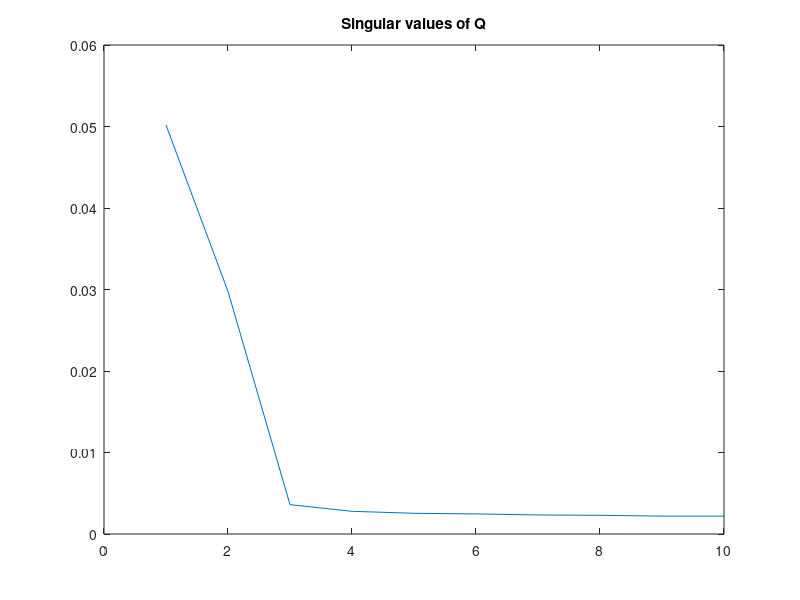
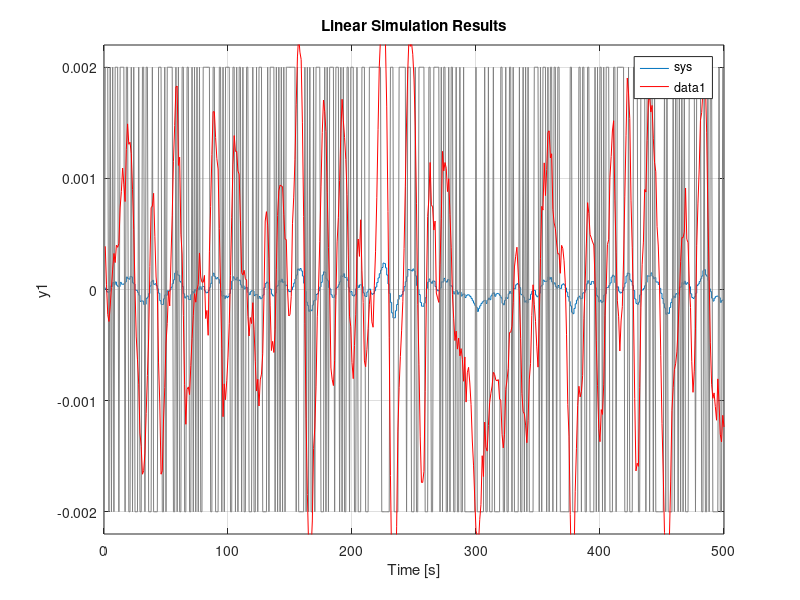

The MATLAB script that drew these images, in order:
close all;

load laserbeamdataN.mat
N = size(u,1);

r = 10;

Y = zeros(r, N);
U = zeros(r, N);

for i=1:N
	for j=1:r
		k = i+j-1;
		if k > N
			Y(j,i) = 0;
			U(j,i) = 0;
		else
			Y(j,i) = y(k);
			U(j,i) = u(k);
		end
	end
end

U_orth = eye(N) - U' * inv(U*U') * U;
Q = Y * U_orth;
singular_values = svd(Q);

n = 3; % TODO: make this automatically
O = Q(:,1:n);

C = O(1,:);
A = pinv(O(1:(r-1),:)) * O(2:r,:);

q = 0;
F = C*inv(q*eye(n) - A);
uf = zeros(N, n);
for i=1:N
	uf(i,:) = F*u(i);
end
B = pinv(uf)*y;
D = 0;
sys = ss(A,B,C,D,-1);


figure
plot(singular_values);
title 'Singular values of Q';

figure
lsim(sys,u);
hold on
plot(y, 'r')



